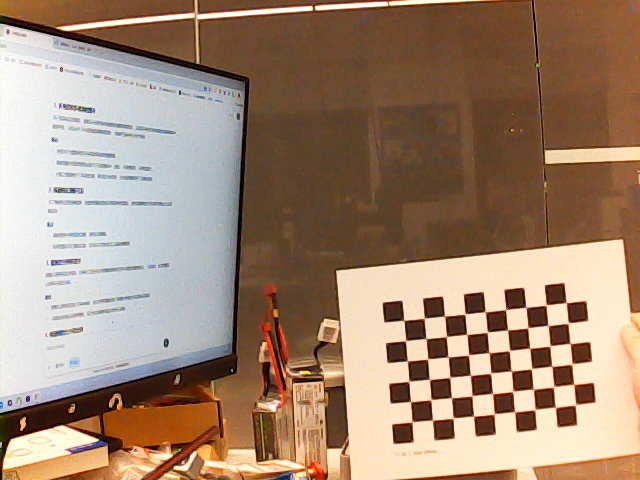
#> input picture 单相机内参标定/save_20/0.jpg, 640 x 480 px; its folder holds 4 pictures in this run
$ python calibrate.py
#> lines starting #> are read from the running program, lines starting #| are printed output that depends on the picture; after the words box and inside, x2 and y2 are one past the last pixel; in counts of white or black regions, pixels touching at a corner belong together
'''
Author: wds2dxh wdsnpshy@163.com
Date: 2025-02-27 00:19:59
Description:使用保存的图片进行内参标定（单相机）
Copyright (c) 2025 by ${wds2dxh}, All Rights Reserved.
'''
import numpy as np
import cv2
import os
import sys

# 共有七处修改点

# 1.初始化参数
board_cols = 9  # 修改点1：棋盘格列数。请根据自己的标定棋盘格列数进行修改
board_rows = 6  # 修改点2：棋盘格行数。请根据自己的标定棋盘格行数进行修改
square_size = 20.0 # 修改点3：棋盘格每个小格的实际大小，单位：毫米。请根据实际棋盘格大小进行修改

# 创建一个 3D 点数组 object_points，用于存储每个角点的世界坐标（实际物理世界中的位置）。
object_points = np.zeros((board_cols * board_rows, 3), np.float32)  # 创建一个 (cols * rows) x 3 的零矩阵
object_points[:, :2] = np.mgrid[0:board_cols, 0:board_rows].T.reshape(-1, 2)  # 将棋盘格的 2D 坐标赋值给前两列
object_points *= square_size  # 将坐标转换为实际物理世界中的尺寸

# print(object_points)  # 输出物理世界坐标系下的角点位置

# 初始化存储所有图像和物体坐标点的列表
object_points_all = []  # 存储所有图像的物体坐标（世界坐标系）
image_points_left = []  # 存储左相机图像中的角点坐标
image_points_right = []  # 存储右相机图像中的角点坐标（如果是双目标定）

# 2.读取标定图片
# 修改点4：指定用于标定的图像数量
image_nums = 22  # 这里假设有22张标定图像，你可以根据实际情况修改
for i in range(0, image_nums):
    # 添加错误处理和文件存在检查
    image_path = "./save_20/{}.jpg".format(i)
    if not os.path.exists(image_path):
        print(f"警告：找不到图片 {image_path}")
        continue

    img_left = cv2.imread(image_path)
#> img_left is the input picture: shape (480, 640, 3); mean B, G, R 115.7, 136, 161.6
    if img_left is None:
        print(f"错误：无法读取图片 {image_path}")
        continue

    gray_left = cv2.cvtColor(img_left, cv2.COLOR_BGR2GRAY)
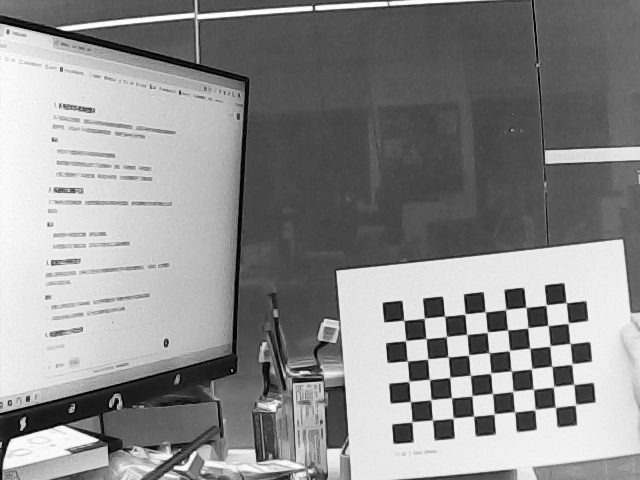
#> gray_left: shape (480, 640); min 0, max 255, mean 141.3

    # 添加图像尺寸自动获取
    h, w = gray_left.shape[:2]
#> h = 480; w = 640

    # 添加更详细的角点检测信息
    ret_left, corners_left = cv2.findChessboardCorners(
        gray_left, (board_cols, board_rows), None
    )
#> ret_left = True; corners_left = 54 rows, first 8: [404, 320.4], [424.4, 318.2], [444.4, 316.2], [464.9, 313.9], [485, 311.4], [505.4, 309.8], [525.9, 307.5], [546.3, 305.1]
    if ret_left:
        print(f"成功找到第 {i} 张图片的角点")
        object_points_all.append(object_points)

        criteria = (cv2.TERM_CRITERIA_EPS + cv2.TERM_CRITERIA_MAX_ITER, 30, 0.01)
        corners2_left = cv2.cornerSubPix(
            gray_left, corners_left, (11, 11), (-1, -1), criteria
        )
#> corners2_left = 54 rows, first 8: [403.9, 320.3], [424.1, 318.3], [444.6, 316.1], [465, 314], [485.3, 311.8], [505.8, 309.5], [525.9, 307.3], [546, 305.1]
        image_points_left.append(corners2_left)

        # 绘制角点并保存结果图像
        img_with_corners = img_left.copy()
        cv2.drawChessboardCorners(
            img_with_corners, (board_cols, board_rows), corners2_left, ret_left
        )
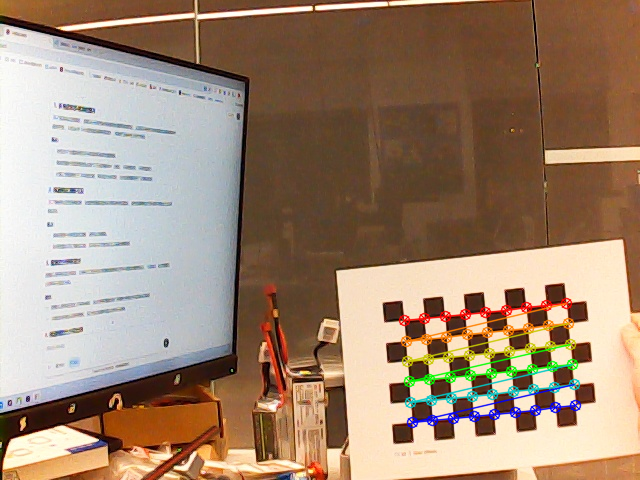
#> img_with_corners: shape (480, 640, 3); 3.01% of pixels changed, all inside (x1, y1, x2, y2) = (398, 297, 582, 429)
        cv2.imshow("img_with_corners", img_with_corners)
        # 一直等待
        cv2.waitKey(0)
    else:
        print(f"警告：无法在第 {i} 张图片中找到角点")
#> pass 2 of the loop `for i in range(0, image_nums):`:
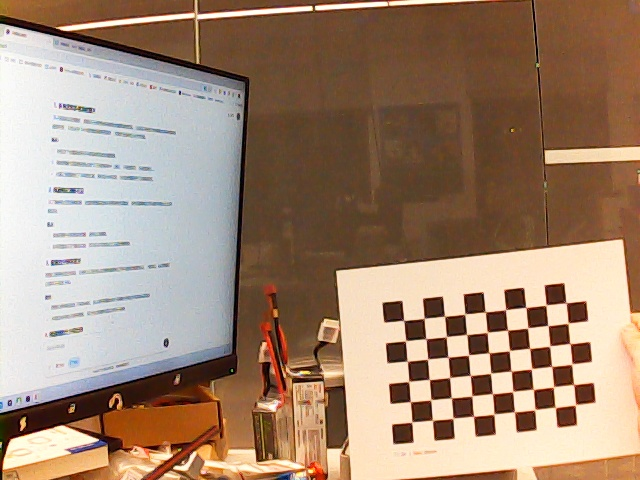
#> input picture 单相机内参标定/save_20/1.jpg, 640 x 480 px
#> img_left is the input picture: shape (480, 640, 3); mean B, G, R 115.7, 136, 161.7
#> `gray_left = cv2.cvtColor(img_left, cv2.COLOR_BGR2GRAY)`:
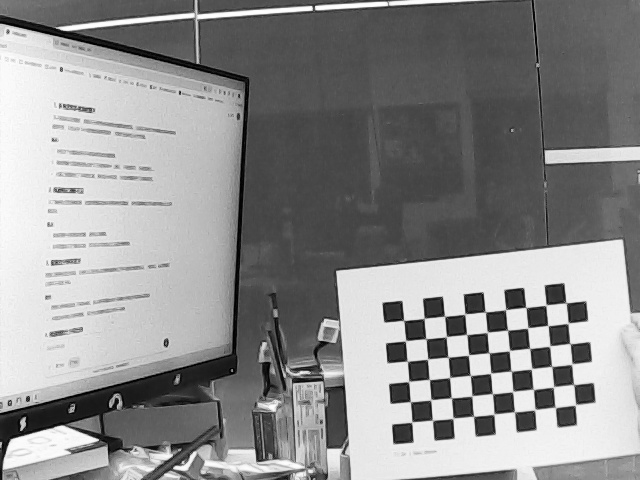
#> gray_left: shape (480, 640); min 0, max 255, mean 141.4
#> corners_left = 54 rows, first 8: [403.6, 320.4], [424.3, 318.1], [444.6, 316.4], [464.7, 314], [485.4, 311.8], [505.5, 309.8], [525.7, 307.5], [546.1, 305.2]
#> corners2_left = 54 rows, first 8: [403.8, 320.4], [424.1, 318.4], [444.5, 316.2], [464.9, 314], [485.2, 311.9], [505.6, 309.7], [525.9, 307.4], [546, 305.1]
#> `cv2.drawChessboardCorners( img_with_corners, (board_cols, board_rows),..`:
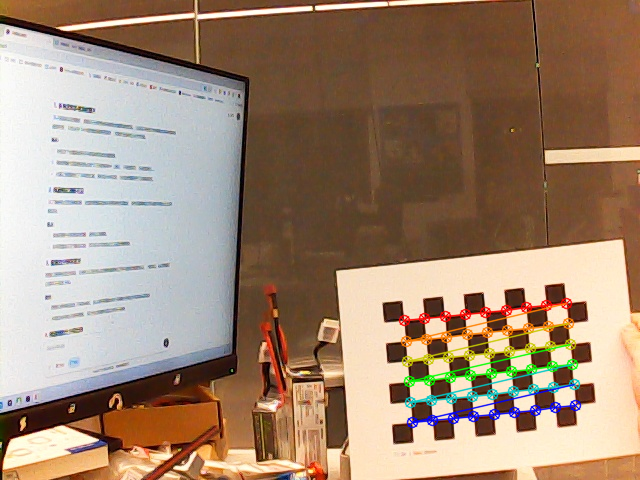
#> img_with_corners: shape (480, 640, 3); 3.01% of pixels changed, all inside (x1, y1, x2, y2) = (398, 297, 582, 429)

# 添加检查是否有足够的标定图片
if len(image_points_left) < 3:
    print("错误：成功检测到角点的图片数量不足，至少需要3张图片才能进行标定")
    cv2.destroyAllWindows()
    exit(1)

print(f"\n共成功处理 {len(image_points_left)} 张图片")

# 5.相机标定
# 使用 OpenCV 的 calibrateCamera 函数进行相机标定，获取相机矩阵、畸变系数等
calibration_success, camera_matrix_left, distortion_coeffs_left, rotation_vectors_left, translation_vectors_left = cv2.calibrateCamera(
   object_points_all, image_points_left, (w, h), None, None
)

# 保存标定结果
np.savez("calibration_result.npz", camera_matrix_left=camera_matrix_left, distortion_coeffs_left=distortion_coeffs_left)


# 打印标定结果
print("calibration_success", calibration_success)  # 标定是否成功（布尔值）
print("camera_matrix_left:", camera_matrix_left)  # 左相机的相机矩阵
print("distortion_coeffs_left", distortion_coeffs_left)  # 左相机的畸变系数
